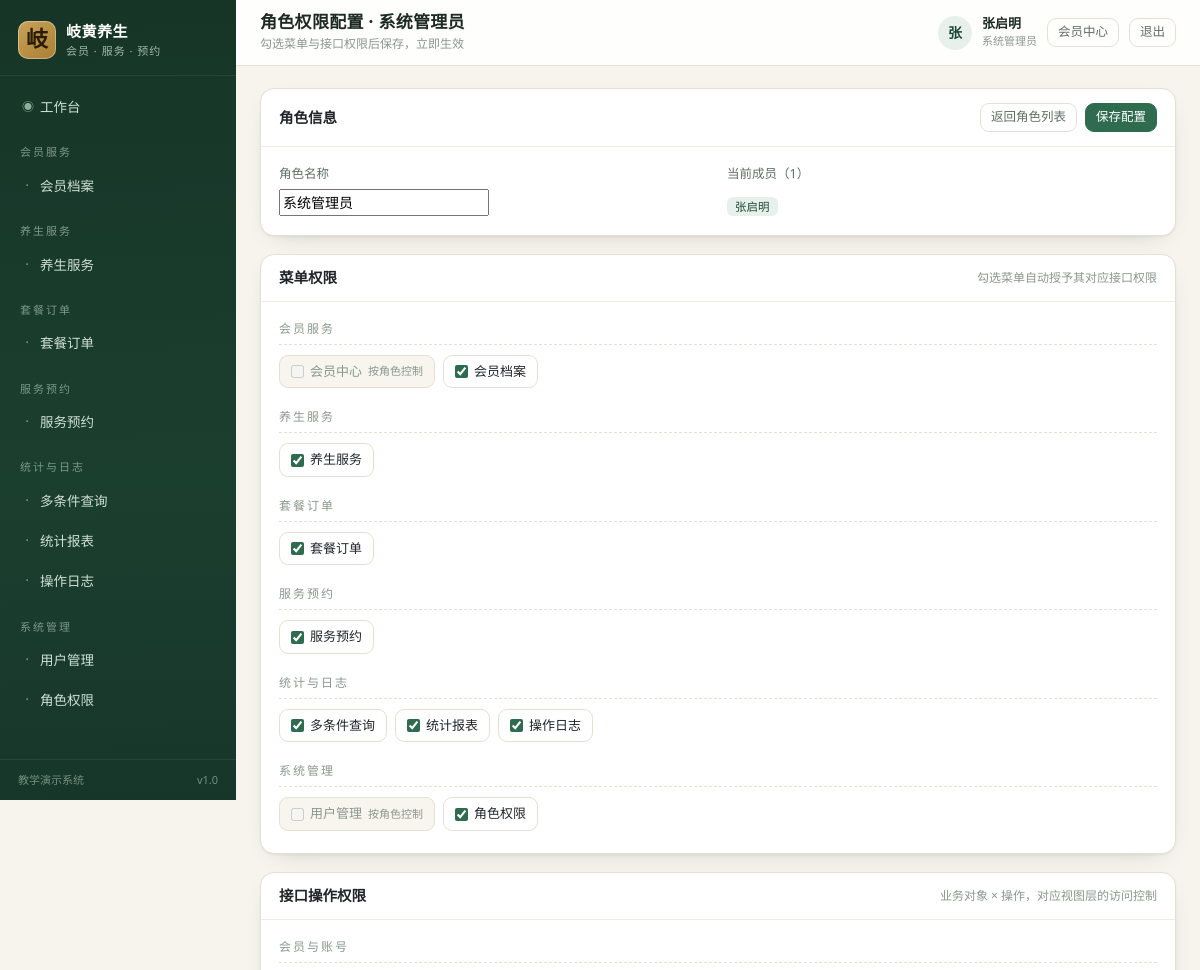
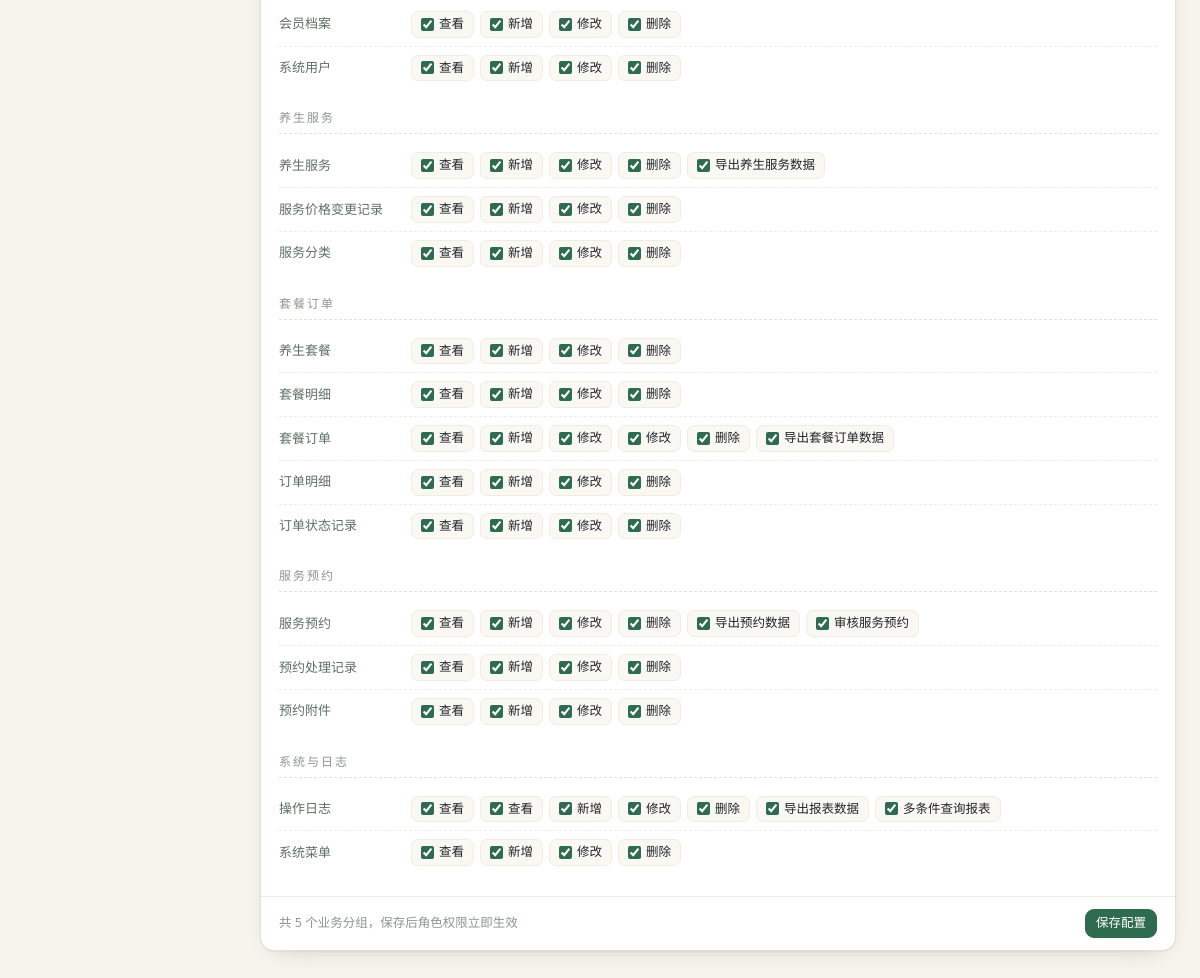
Screenshot of /accounts/roles/7/permissions/ (signed in) with the database file from the repository (2 pictures, top to bottom).
### core/models.py (models this page shows, shortened)
class Menu(models.Model):
    GROUP_CHOICES = [
        ("member", "会员服务"),
        ("service", "养生服务"),
        ("order", "套餐订单"),
        ("appointment", "服务预约"),
        ("report", "统计与日志"),
        ("system", "系统管理"),
    ]
    code = models.CharField("菜单编码", max_length=50, unique=True)
    name = models.CharField("菜单名称", max_length=50)
    url_name = models.CharField("路由名称", max_length=80)
    perm_codename = models.CharField("所需权限", max_length=100, blank=True,
                                     help_text="如 services.view_healthservice，留空表示登录即可访问")
    icon = models.CharField("图标", max_length=40, default="bi-circle")
    role_scope = models.CharField(
        "适用角色", max_length=120, blank=True,
        help_text="逗号分隔的角色编码（如 member,therapist），留空表示全部角色",
    )
    group = models.CharField("分组", max_length=20, choices=GROUP_CHOICES, default="service")
    sort_order = models.IntegerField("排序", default=0)
    is_active = models.BooleanField("启用", default=True)
    class Meta:
        verbose_name = "系统菜单"
        verbose_name_plural = "系统菜单"
        ordering = ["group", "sort_order", "id"]

### accounts/models.py (models this page shows, shortened)
class User(AbstractUser):
    ROLE_CHOICES = [
        ("admin", "系统管理员"),
        ("service_manager", "服务主管"),
        ("order_clerk", "订单专员"),
        ("therapist", "健康顾问"),
        ("reporter", "报表专员"),
        ("member", "会员"),
    ]
    ROLE_GROUP_MAP = {
        "admin": "系统管理员",
        "service_manager": "服务主管",
        "order_clerk": "订单专员",
        "therapist": "健康顾问",
        "reporter": "报表专员",
        "member": "会员",
    }
    role = models.CharField("角色", max_length=30, choices=ROLE_CHOICES, default="member")
    display_name = models.CharField("姓名", max_length=30, blank=True)
    phone = models.CharField("联系电话", max_length=20, blank=True)
    last_login_ip = models.CharField("最近登录IP", max_length=45, blank=True)
    class Meta:
        verbose_name = "系统用户"
        verbose_name_plural = "系统用户"
        ordering = ["-date_joined"]
    @property
    def is_member(self):
        return self.role == "member"

### accounts/views.py (the view, shortened to what this page needs)
# urls.py: path("roles/<int:pk>/permissions/", views.RolePermissionView.as_view(), name="role_permission"),
class RolePermissionView(PermRequiredMixin, UpdateView):
    template_name = "accounts/role_permission.html"
    permission_required = "auth.change_group"
    model = Group
    fields = ["name"]
    context_object_name = "role"
    def get_context_data(self, **kwargs):
        ctx = super().get_context_data(**kwargs)
        role = self.object
        owned = set(role.permissions.values_list("id", flat=True))
        menu_groups = []
        for code, label in Menu.GROUP_CHOICES:
            menus = []
            for menu in Menu.objects.filter(group=code, is_active=True):
                required_perm = None
                if menu.perm_codename and "." in menu.perm_codename:
                    app_label, codename = menu.perm_codename.split(".", 1)
                    required_perm = Permission.objects.filter(
                        content_type__app_label=app_label, codename=codename).first()
                menus.append({
                    "menu": menu,
                    "checked": bool(required_perm and required_perm.id in owned),
                    "required": bool(required_perm),
                })
            if menus:
                menu_groups.append({"code": code, "label": label, "menus": menus})
        ctx["menu_groups"] = menu_groups
        ctx["matrix"] = _permission_matrix()
        ctx["owned"] = owned
        ctx["members"] = role.user_set.all()[:20]
        return ctx

### core/context_processors.py (called while the page is built)
def navigation(request):
    user = getattr(request, "user", None)
    if user is None or not user.is_authenticated:
        return {"nav_groups": [], "nav_menus": []}
    role = getattr(user, "role", "")
    menus = []
    for menu in Menu.objects.filter(is_active=True):
        if menu.role_scope and role not in [r.strip() for r in menu.role_scope.split(",") if r.strip()]:
            continue
        if not menu.perm_codename or user.has_perm(menu.perm_codename):
            menus.append(menu)
    group_labels = dict(Menu.GROUP_CHOICES)
    groups = []
    for code, label in Menu.GROUP_CHOICES:
        items = [m for m in menus if m.group == code]
        if items:
            groups.append({"code": code, "label": group_labels.get(code, label), "items": items})
    return {"nav_groups": groups, "nav_menus": menus}

### core/templatetags/ui_tags.py (called while the page is built)
@register.simple_tag(takes_context=True)
def active_nav(context, url_name):
    request = context.get("request")
    if not request:
        return ""
    resolver = getattr(request, "resolver_match", None)
    if not resolver:
        return ""
    current = resolver.view_name or ""
    return "active" if current == url_name or current.startswith(url_name + "_") else ""

### templates/accounts/role_permission.html (shortened to what this page needs)
{% extends "base.html" %}
{% block page_title %}角色权限配置 · {{ role.name }}{% endblock %}
{% block breadcrumb %}<div class="crumb">勾选菜单与接口权限后保存，立即生效</div>{% endblock %}
{% block content %}
<form method="post">
  <div class="card">
    <div class="card-head">
      <h2>角色信息</h2>
      <div style="display:flex;gap:8px">
        <a class="btn btn-sm btn-outline-secondary" href="{% url 'accounts:role_list' %}">返回角色列表</a>
        <button class="btn btn-sm btn-primary" type="submit">保存配置</button>
      </div>
    </div>
    <div class="card-body">
      <div class="form-grid">
        <div class="field">
          <label for="{{ form.name.id_for_label }}">角色名称</label>
          {{ form.name }}
        </div>
        <div class="field">
          <label>当前成员（{{ members|length }}）</label>
          <div style="padding-top:6px">
            {% for u in members %}
              <span class="tag">{{ u.display_name|default:u.username }}</span>
            {% empty %}<span class="muted">暂无成员</span>{% endfor %}
          </div>
        </div>
      </div>
    </div>
  </div>
  <div class="card">
    <div class="card-head">
      <h2>菜单权限</h2>
      <span class="sub">勾选菜单自动授予其对应接口权限</span>
    </div>
    <div class="card-body">
      {% for group in menu_groups %}
      <div class="perm-group">
        <div class="perm-group-title">{{ group.label }}</div>
        <div class="menu-checks">
          {% for item in group.menus %}
          <label class="menu-check {% if not item.required %}is-locked{% endif %}">
            <input type="checkbox" name="menus" value="{{ item.menu.code }}"
                   {% if item.checked %}checked{% endif %} {% if not item.required %}disabled{% endif %}>
            <span>{{ item.menu.name }}</span>
            {% if not item.required %}<small>按角色控制</small>{% endif %}
          </label>
          {% endfor %}
        </div>
      </div>
      {% endfor %}
    </div>
  </div>
  <div class="card">
    <div class="card-head">
      <h2>接口操作权限</h2>
      <span class="sub">业务对象 × 操作，对应视图层的访问控制</span>
    </div>
    <div class="card-body">
      {% for group in matrix %}
      <div class="perm-group">
        <div class="perm-group-title">{{ group.label }}</div>
        {% for row in group.models %}
        <div class="perm-row">
          <div class="perm-model">{{ row.model }}</div>
          <div class="perm-actions">
            {% for item in row.items %}
            <label class="perm-chip">
              <input type="checkbox" name="perms" value="{{ item.perm.id }}"
                     {% if item.perm.id in owned %}checked{% endif %}>
              <span>{{ item.action }}</span>
            </label>
            {% endfor %}
          </div>
        </div>
        {% endfor %}
      </div>
      {% endfor %}
    </div>
    <div class="pager" style="border-top:1px solid #efece2">
      <span>共 {{ matrix|length }} 个业务分组，保存后角色权限立即生效</span>
      <button class="btn btn-sm btn-primary" type="submit">保存配置</button>
    </div>
  </div>
</form>
{% endblock %}

### templates/base.html (shortened to what this page needs)
{% load static ui_tags %}<!DOCTYPE html>
<html lang="zh-CN">
<head>
  <link rel="stylesheet" href="{% static 'vendor/bootstrap.min.css' %}">
  <link rel="stylesheet" href="{% static 'css/app.css' %}">
</head>
<body>
<div class="layout">
  <aside class="sidebar" id="sidebar">
    <a class="brand" href="{% url 'dashboard' %}">
      <span class="brand-mark">岐</span>
      <span class="brand-text">
        <strong>岐黄养生</strong>
        <small>会员 · 服务 · 预约</small>
      </span>
    </a>
    <nav class="nav-list">
      {% if not user.is_member %}
      <a class="nav-item {% active_nav 'dashboard' %}" href="{% url 'dashboard' %}">
        <span class="nav-icon">◉</span> 工作台
      </a>
      {% endif %}
      {% for group in nav_groups %}
        <div class="nav-group">{{ group.label }}</div>
        {% for menu in group.items %}
          <a class="nav-item {% active_nav menu.url_name %}" href="{% url menu.url_name %}">
            <span class="nav-icon">·</span> {{ menu.name }}
          </a>
        {% endfor %}
      {% endfor %}
    </nav>
    <div class="sidebar-foot">
      <span>教学演示系统</span>
      <span class="ver">v1.0</span>
    </div>
  </aside>
  <div class="main">
    <header class="topbar">
      <div class="page-heading">
        <h1>{% block page_title %}工作台{% endblock %}</h1>
        {% block breadcrumb %}{% endblock %}
      </div>
      <div class="user-box">
        <span class="avatar">{{ user.display_name|default:user.username|slice:":1" }}</span>
        <span class="user-meta">
          <strong>{{ user.display_name|default:user.username }}</strong>
          <small>{{ user.get_role_display }}</small>
        </span>
        <a class="btn btn-sm btn-outline-secondary" href="{% url 'accounts:profile' %}">会员中心</a>
        <form method="post" action="{% url 'accounts:logout' %}" class="d-inline">
          <button class="btn btn-sm btn-outline-secondary" type="submit">退出</button>
        </form>
      </div>
    </header>
    <main class="content">
      {% block content %}{% endblock %}
    </main>
  </div>
</div>
</body>
</html>

### rows the page displays
Menu: name "会员档案", menu.name "会员档案"
Menu: name "养生服务", menu.name "养生服务"
Menu: name "套餐订单", menu.name "套餐订单"
Menu: name "服务预约", menu.name "服务预约"
Menu: name "多条件查询", menu.name "多条件查询"
Menu: name "统计报表", menu.name "统计报表"
Menu: name "操作日志", menu.name "操作日志"
Menu: name "用户管理", menu.name "用户管理", shows "按角色控制"
Menu: name "角色权限", menu.name "角色权限"
User: display_name "张", display_name "张启明", role "系统管理员"
Menu: menu.name "会员中心", shows "按角色控制"

### other values shown
{{ group.label }} "会员服务" "养生服务" "套餐订单" "服务预约" "统计与日志" "系统管理"
{{ role.name }} "系统管理员"
{{ members|length }} "1"
{{ group.label }} "会员与账号" "养生服务" "套餐订单" "服务预约" "系统与日志"
{{ row.model }} "会员档案" "系统用户" "养生服务" "服务价格变更记录" "服务分类" "养生套餐" "套餐明细" "套餐订单" "订单明细" "订单状态记录" "服务预约" "预约处理记录" "预约附件" "操作日志" "系统菜单"
{{ item.action }} "查看"
{{ item.action }} "新增"
{{ item.action }} "修改"
{{ item.action }} "删除"
{{ item.action }} "导出养生服务数据"
{{ item.action }} "导出套餐订单数据"
{{ item.action }} "导出预约数据"
{{ item.action }} "审核服务预约"
{{ item.action }} "导出报表数据"
{{ item.action }} "多条件查询报表"
